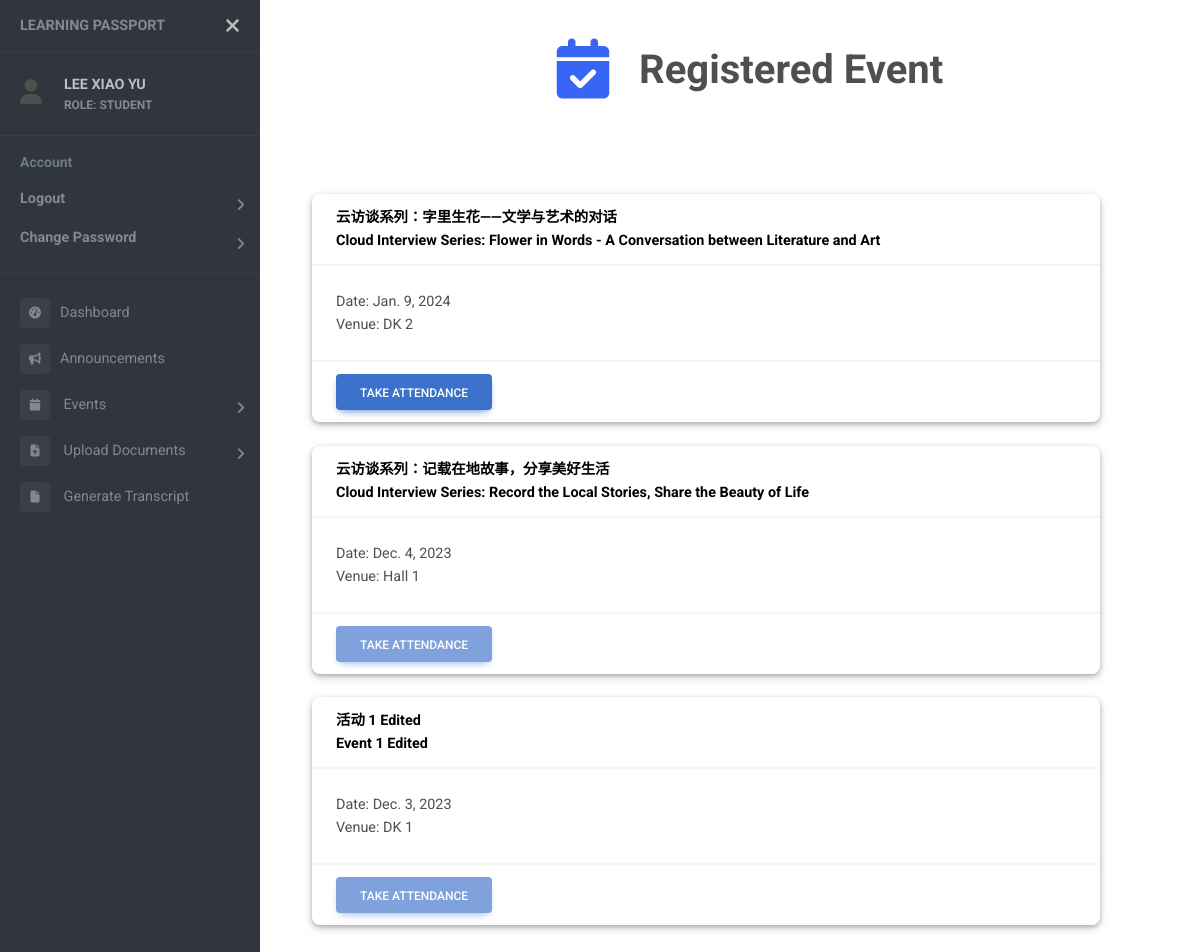
Page /events/attendance (signed in) on the earlier database version.
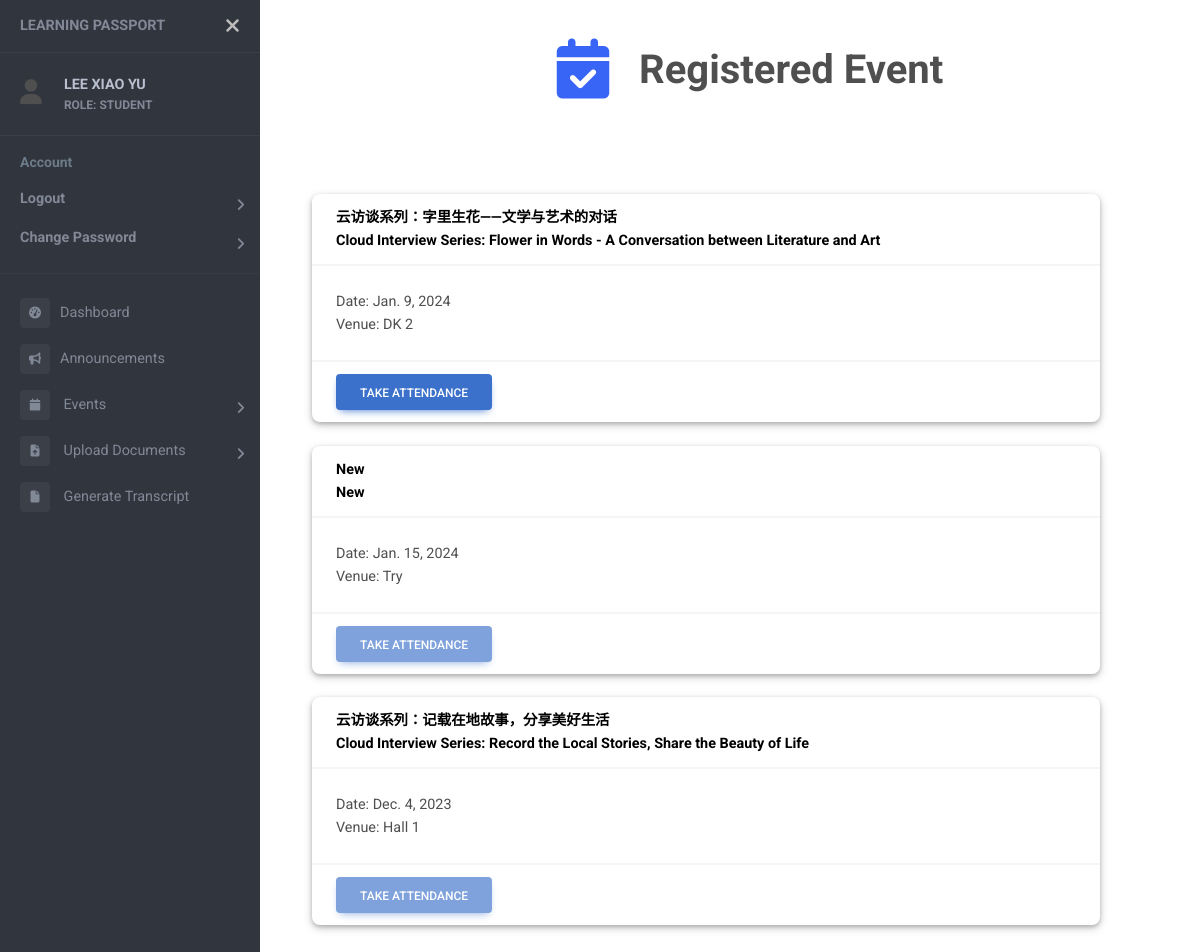
Same page on the later database version.
### users/models.py (models this page shows)
class User(AbstractUser):
    objects = UserManager()
    email = models.EmailField('email adress', unique=True)
    USERNAME_FIELD = 'email'
    REQUIRED_FIELDS = []
    first_name = None
    last_name = None
    username = None
    full_name = models.CharField(max_length=50, null=True)
    name_chi = models.CharField(max_length=50, null=True)
    password = models.CharField(max_length=128)
    last_login = models.DateTimeField(auto_now=True)
    ROLES = (
        ("SUPER ADMIN", "SUPER ADMIN"),
        ("ADMIN", "ADMIN"),
        ("HEAD OF DEPARTMENT", "HEAD OF DEPARTMENT"),
        ("LECTURER", "LECTURER"),
        ("STUDENT", "STUDENT"),
    )
    role = models.CharField(max_length=20, choices=ROLES, default="STUDENT")
    is_active = models.BooleanField(default=True)
    contact = models.CharField(max_length=20, null=True)
    address = models.CharField(max_length=100, null=True)
    date_inactive = models.DateField(null=True)

### events/models.py (models this page shows)
class Event_Participants(models.Model):
    event = models.ForeignKey(Events, on_delete=models.CASCADE, null=True)
    student = models.ForeignKey(Student, on_delete=models.CASCADE, null=True)
    position = models.CharField(max_length=50, null=True)
    attendance = models.BooleanField(null=True, default=0)
    registered = models.BooleanField(null=True)
    file = models.FileField(upload_to='event_external/', null=True)
    filename = models.CharField(max_length=100, null=True)
    status = models.BooleanField(null=True)

class Events(models.Model):
    c_name = models.CharField(max_length=50, null=True)
    e_name = models.CharField(max_length=50)
    TYPE = (
        (1, 'Seminar/Talk'),
        (2, 'Conference'),
        (3, 'Proposal Defense'),
        (4, 'Candidature Defense'),
        (5, 'Welcome Week/Month'),
        (6, 'Chinese Studies Night'),
        (7, 'Workshop'),
        (8, 'Others'),
    )
    type = models.SmallIntegerField(choices=TYPE, null=True)
    start = models.DateTimeField(null=True)
    end = models.DateTimeField(null=True)
    year = models.IntegerField()
    venue = models.CharField(max_length=100, null=True)
    desc = models.CharField(max_length=200, null=True)
    internal = models.BooleanField()
    speaker = models.CharField(max_length=50, null=True)
    attendance = models.BooleanField(null=True)
    enable_attendance = models.BooleanField(null=True)
    file = models.FileField(upload_to='event_com/', null=True)
    filename = models.CharField(max_length=100, null=True)
    file_by = models.ForeignKey(Student, on_delete=models.SET_NULL, null=True)
    status = models.BooleanField(null=True)
    poster = models.FileField(upload_to='event_poster/', null=True)

### events/views.py (the view, shortened to what this page needs)
# urls.py: path('events/attendance', views.takeAttendanceView, name="attendance"),
@login_required
def takeAttendanceView (request):
    current_time = datetime.now(malaysia_timezone)
    if request.user.role in 'STUDENT':
        events = list()
        student = Student.objects.get(user=request.user.id)
        parts = Event_Participants.objects.filter(student=student, registered=1).order_by("-event__start")
        reg_events = list()
        for part in parts:
            start_time = part.event.start if part.event.start else None
            end_time = part.event.end if part.event.end else None
            print("Start: ", start_time.replace(tzinfo=None))
            print("End: ", end_time.replace(tzinfo=None))
            print("Now: ", current_time.replace(tzinfo=None))
            if part.event.enable_attendance==1:
                events.append(part)
            elif start_time and end_time :
                if start_time.replace(tzinfo=None) <= current_time.replace(tzinfo=None) <= end_time.replace(tzinfo=None) and part.event.attendance==1:
                    events.append(part)
                else:
                    reg_events.append(part)
            else:
                    reg_events.append(part)
        print(events)
        context = {
            "events": events,
            "reg_events": reg_events,
            "page_name": "Registered Event",
            "icon": "fa-solid fa-calendar-check fa-xl"
        }
    return render (request, "attendance.html", context)

### templates/attendance.html (shortened to what this page needs)
<!DOCTYPE html>
{% extends "sidebar.html" %}
{% block content %}
{% load static %}
<head>
  <link rel="stylesheet" href="{% static 'css/event_list.css' %}">
</head>
<br />
<div class="container container-fluid">
{% if request.user.role in 'STUDENT' %}
{% for part in events %}
<br />
<div class="card">
  <a href="{% url 'event-detail' part.event.id %}">
    <div class="card-header">
      <strong>{% if part.event.c_name %}{{part.event.c_name}} <br> {% endif %} {{part.event.e_name}}</strong>
    </div>
  </a>
  <div class="card-body">
    Date: {{part.event.start.date}} <br />
    Venue: {{part.event.venue}}
  </div>
  {% if part.attendance != 1 %}
  <form method="POST">
    <div class="card-footer">
      <button type="submit" class="btn btn-primary" name="attendance"
        onclick='return confirm("Confirm to take attendance for {{part.event.e_name}}?")'>
        Take Attendance
      </button>
    </div>
  </form>
  {% endif %}
</div>
{% endfor %}
{% for part in reg_events %}
<br />
<div class="card">
  <a href="{% url 'event-detail' part.event.id %}">
    <div class="card-header">
      <strong>{% if part.event.c_name %}{{part.event.c_name}}<br>{% endif %} {{part.event.e_name}}</strong>
    </div>
  </a>
  <div class="card-body">
    Date: {{part.event.start.date}} <br />
    Venue: {{part.event.venue}}
  </div>
  <div class="card-footer">
    {% if part.attendance == 1 %}
    <button type="button" class="btn btn-primary" name="attendance" disabled>
      Attendance Submitted
    </button>
    {% else %}
    {% if part.event.attendance == 1 %}
    <button type="button" class="btn btn-primary" name="attendance" disabled>
      Take Attendance
    </button>
    {% else %}
    <button type="button" class="btn btn-primary" name="attendance" disabled>
      Attendance Disabled
    </button>
    {% endif %}
    {% endif %}
  </div>
</div>
{% endfor %}
</div>
<br>
{% endif %}
{% endblock %}

### templates/sidebar.html (shortened to what this page needs)
<!DOCTYPE html>
<html>
<head>
    {% load static %}
    <link rel="stylesheet" href="https://cdnjs.cloudflare.com/ajax/libs/font-awesome/6.4.2/css/all.min.css">
    <link rel="stylesheet" href="{% static 'css/event_list.css' %}">
    <link href="https://cdnjs.cloudflare.com/ajax/libs/mdb-ui-kit/6.4.1/mdb.min.css" rel="stylesheet" />
    <link href="https://fonts.cdnfonts.com/css/mona-sans" rel="stylesheet">
    <link rel="stylesheet" href="{% static 'css/sidebar.css' %}">
</head>
<body>
    <div id="pageWrapper" class="page-wrapper chiller-theme">
        <nav id="sidebar" class="sidebar-wrapper">
            <div class="sidebar-content">
                <div class="sidebar-brand">
                    <a href="#">Learning Passport</a>
                    <div id="close-sidebar">
                        <i class="fas fa-times"></i>
                    </div>
                </div>
                {% if request.user.is_authenticated %}
                    <div class="sidebar-header">
                        <div style="display: flex; vertical-align: middle; align-items: center;">
                            <div>
                                <i class="fa fa-user" style="font-size:25px"></i>
                            </div>
                            <div class="user-info">
                                <span class="user-name">
                                    <strong>{{ request.user.full_name }}</strong>
                                </span>
                                <span class="user-role">
                                    <strong>ROLE: {{ request.user.get_role_display }}</strong>
                                </span>
                            </div>
                        </div>
                    </div>
                {% endif %}
                <div class="sidebar-menu">
                    <ul>
                        <li class="header-menu">
                            <span>Account</span>
                            <ul id="userAction">
                                {% if request.user.is_authenticated %}
                                    <li class="sidebar-dropdown">
                                        <a href="{% url 'logout' %}"><strong>Logout</strong></a>
                                    </li>
                                    <li class="sidebar-dropdown">
                                        <a href="{% url 'change-password' %}"><strong>Change Password</strong></a>
                                    </li>
                                    <hr>
                                {% else %}
                                    <li class="sidebar-dropdown">
                                        <a href="{% url 'login' %}"><strong>Login</strong></a>
                                    </li>
                                {% endif %}
                            </ul>
                        </li>
                        {% if request.user.is_authenticated %}
                            <li class="sidebar-item">
                                <a href="{% url 'dashboard' %}"><i class="fa-solid fa-tachometer-alt"></i>Dashboard</a>
                            </li>
                            <li class="sidebar-item">
                                <a href="{% url 'announcements' %}"><i class="fa-solid fa-bullhorn"></i>Announcements</a>
                            </li>
                            <li class="sidebar-dropdown">
                                <a href="#">
                                    <i class="fa fa-calendar"></i>
                                    <span>Events</span>
                                </a>
                            </li>
                            {% if 'STUDENT' in request.user.get_role_display %}
                                <li class="sidebar-dropdown">
                                    <a href="#">
                                        <i class="fa-solid fa-file-arrow-up"></i>
                                        <span>Upload Documents</span>
                                    </a>
                                </li>
                            {% endif %}
                            {% if 'STUDENT' in request.user.role %}
                                <li class="sidebar-item">
                                    <a href="{% url 'generate-transcript' request.user.id %}"><i class="fa-solid fa-file"></i>
                                        <span>Generate Transcript</span>
                                    </a>
                                </li>
                            {% endif %}
                    </ul>
                    {% endif %}
                </div>
            </div>
        </nav>
        <main class="page-content">
            <br>
            {% if page_name or icon %}
            <div class="container-fluid header">
                <br>
                <h1><strong><center>
                    <i class="{{icon}}"></i>
                    {{page_name}}
                </center></strong></h1>
                <br><br>
            </div>
            {% endif %}
            <div class="container-fluid" style="overflow-x: auto;">
                {% block content %}{% endblock %}
            </div>
        </main>
    </div>
</body>
</html>

### static/css/event_list.css (style rules this page uses)
.card { width: 90%; box-shadow: 0 2px 4px 0 rgba(0, 0, 0, 0.2), 0 3px 10px 0 rgba(0, 0, 0, 0.19); }
.card a { text-decoration: None; color: black; }

### static/css/sidebar.css (style rules this page uses)
body { font-size: 0.9rem; }
.header i { color:#3965f7; }
.page-wrapper .sidebar-wrapper, .sidebar-wrapper .sidebar-brand > a, .sidebar-wrapper .sidebar-dropdown > a:after, .sidebar-wrapper .sidebar-menu .sidebar-dropdown .sidebar-submenu li a:before, .sidebar-wrapper ul li a i, .page-wrapper .page-content, .sidebar-wrapper .sidebar-search input.search-menu, .sidebar-wrapper .sidebar-search .input-group-text, .sidebar-wrapper .sidebar-menu ul li a, #show-sidebar, #close-sidebar { -webkit-transition: all 0.3s ease; -moz-transition: all 0.3s ease; -ms-transition: all 0.3s ease; -o-transition: all 0.3s ease; transition: all 0.3s ease; }
.page-wrapper { height: 100vh; }
.page-wrapper.toggled .sidebar-wrapper { left: 0px; }
@media screen and (min-width: 768px) { .page-wrapper.toggled .page-content { padding-left: 300px; } }
.sidebar-wrapper { width: 260px; height: 100%; max-height: 100%; position: fixed; top: 0; left: -300px; z-index: 999; }
.sidebar-wrapper ul { list-style-type: none; padding: 0; margin: 0; }
.sidebar-wrapper a { text-decoration: none; }
.sidebar-content { max-height: calc(100% - 30px); height: calc(100% - 30px); overflow-y: auto; position: relative; }
.sidebar-wrapper .sidebar-brand { padding: 10px 20px; display: flex; align-items: center; }
.sidebar-wrapper .sidebar-brand > a { text-transform: uppercase; font-weight: bold; flex-grow: 1; }
.sidebar-wrapper .sidebar-brand #close-sidebar { cursor: pointer; font-size: 20px; }
.sidebar-wrapper .sidebar-header { padding: 20px; overflow: hidden; }
.sidebar-wrapper .sidebar-header .user-info { float: left; }
.sidebar-wrapper .sidebar-header .user-info > span { display: block; }
.sidebar-wrapper .sidebar-header .user-info .user-role { font-size: 12px; }
.sidebar-wrapper .sidebar-menu { padding-bottom: 10px; }
.sidebar-wrapper .sidebar-menu .header-menu span { font-weight: bold; font-size: 14px; padding: 15px 20px 5px 20px; display: inline-block; }
.sidebar-wrapper .sidebar-menu ul li a { display: inline-block; width: 100%; text-decoration: none; position: relative; padding: 8px 30px 8px 20px; }
.sidebar-wrapper .sidebar-menu ul li a i { margin-right: 10px; font-size: 12px; width: 30px; height: 30px; line-height: 30px; text-align: center; border-radius: 4px; }
.sidebar-wrapper .sidebar-menu .sidebar-dropdown > a:after { font-family: "Font Awesome 5 Free"; font-weight: 900; content: "\f105"; font-style: normal; display: inline-block; font-style: normal; font-variant: normal; text-rendering: auto; -webkit-font-smoothing: antialiased; -moz-osx-font-smoothing: grayscale; text-align: center; background: 0 0; position: absolute; right: 15px; top: 14px; }
.page-wrapper .page-content { display: inline-block; width: 100%; padding-left: 0px; padding-top: 0px; }
.page-wrapper .page-content > div { padding: 0px 0px; }
.page-wrapper .page-content { overflow-x: hidden; }
.chiller-theme .sidebar-wrapper { background: #31353D; }
.chiller-theme .sidebar-wrapper .sidebar-header, .chiller-theme .sidebar-wrapper .sidebar-search, .chiller-theme .sidebar-wrapper .sidebar-menu { border-top: 1px solid #3a3f48; }
.chiller-theme .sidebar-wrapper .sidebar-header .user-info .user-role, .chiller-theme .sidebar-wrapper .sidebar-header .user-info .user-status, .chiller-theme .sidebar-wrapper .sidebar-search input.search-menu, .chiller-theme .sidebar-wrapper .sidebar-search .input-group-text, .chiller-theme .sidebar-wrapper .sidebar-brand>a, .chiller-theme .sidebar-wrapper .sidebar-menu ul li a, .chiller-theme .sidebar-footer>a { color: #818896; }
.chiller-theme .sidebar-wrapper .sidebar-menu ul li:hover>a, .chiller-theme .sidebar-wrapper .sidebar-menu .sidebar-dropdown.active>a, .chiller-theme .sidebar-wrapper .sidebar-header .user-info, .chiller-theme .sidebar-wrapper .sidebar-brand>a:hover, .chiller-theme .sidebar-footer>a:hover i { color: #b8bfce; }
.page-wrapper.chiller-theme.toggled #close-sidebar { color: #bdbdbd; }
.chiller-theme .sidebar-wrapper .sidebar-menu ul li a i, .chiller-theme .sidebar-wrapper .sidebar-menu .sidebar-dropdown div, .chiller-theme .sidebar-wrapper .sidebar-search input.search-menu, .chiller-theme .sidebar-wrapper .sidebar-search .input-group-text { background: #3a3f48; }
.chiller-theme .sidebar-wrapper .sidebar-menu .header-menu span { color: #6c7b88; }

Differences in the rows shown:
removed Event_Participants: event.c_name "活动 1 Edited", event.e_name "Event 1 Edited", event.start "Dec. 3, 2023", event.venue "DK 1", attendance "TAKE ATTENDANCE"
added Event_Participants: event.c_name "New", event.e_name "New", event.start "Jan. 15, 2024", event.venue "Try", attendance "TAKE ATTENDANCE"
